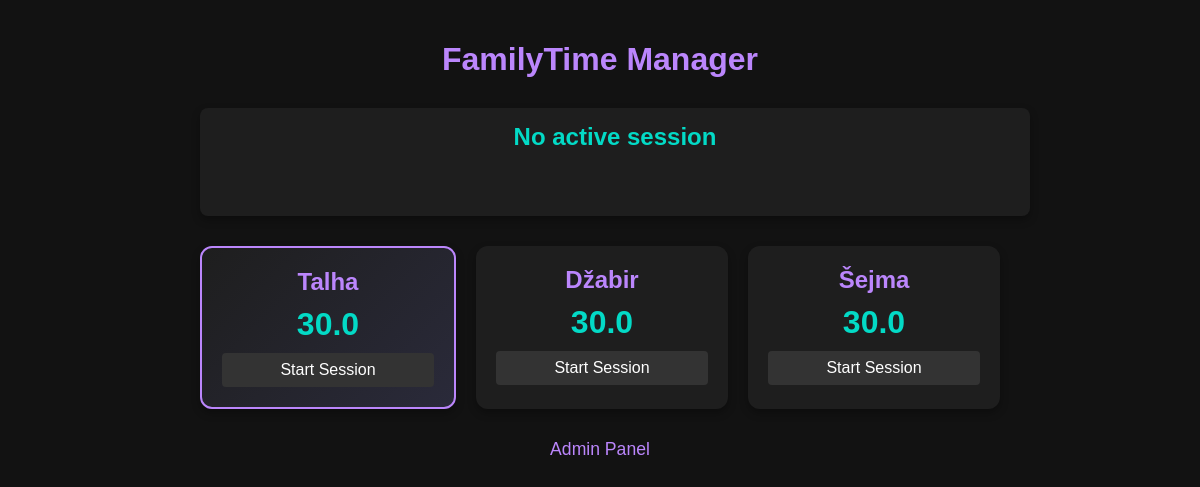
Before: / with the older database file.
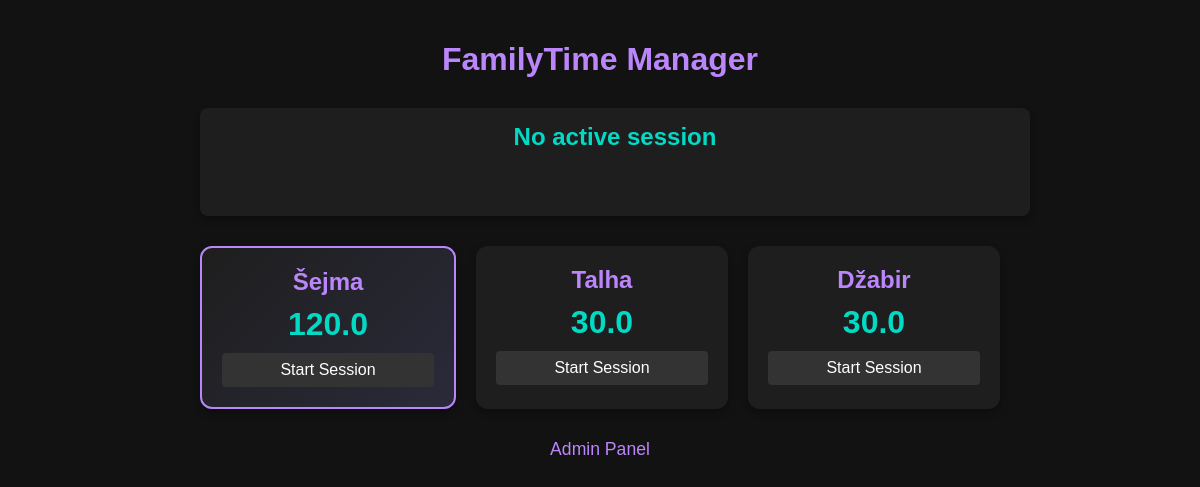
After: the same page with the newer database file.
### models.py (models this page shows, shortened)
class Kid(SQLModel, table=True):
    id: Optional[int] = Field(default=None, primary_key=True)
    name: str
    current_minutes: int = Field(default=0)  # Min: -5
    daily_bonus_used: int = Field(default=0)  # Max: 15 per day
    last_reset_date: str = Field(default="")  # Format: "YYYY-MM-DD"

### main.py (the view)
@app.get("/", response_class=HTMLResponse)
def read_root(request: Request, session: Session = Depends(get_session)):
    kids = session.exec(select(Kid)).all()
    for kid in kids:
        kid.reset_daily_bonus_if_needed()
    session.commit()
    all_logs = session.exec(select(LogEntry)).all()
    kid_points = {}
    for log in all_logs:
        if log.kid_id in kid_points:
            kid_points[log.kid_id] += log.minutes_changed
        else:
            kid_points[log.kid_id] = log.minutes_changed
    for kid in kids:
        if kid.id in kid_points:
            kid_points[kid.id] += kid.current_minutes
        else:
            kid_points[kid.id] = kid.current_minutes
    kid_point_pairs = [(kid, kid_points.get(kid.id, 0)) for kid in kids]
    sorted_kid_point_pairs = sorted(kid_point_pairs, key=lambda x: x[1], reverse=True)
    return templates.TemplateResponse("kids.html", {
        "request": request,
        "kids_with_points": sorted_kid_point_pairs
    })

### templates/kids.html (shortened to what this page needs)
<!DOCTYPE html>
<html>
<head>
</head>
<body>
    <div class="container">
        <h1>FamilyTime Manager</h1>
        <div class="active-session-info" id="active-session-info">
            <h2 id="session-status">No active session</h2>
            <div class="time-remaining" id="time-remaining"></div>
        </div>
        <div class="leaderboard">
            {% for kid, points in kids_with_points %}
            <div class="leaderboard-item" id="kid-{{ kid.id }}">
                <div class="kid-name">{{ kid.name }}</div>
                <div class="kid-points">{{ "%.1f"|format(points) }}</div>
                <button class="start-session-btn" id="start-session-{{ kid.id }}" style="display: none;" onclick="startSession({{ kid.id }})">Start Session</button>
            </div>
            {% endfor %}
        </div>
        <div class="admin-link">
            <p id="admin-info"><a href="/admin">Admin Panel</a></p>
        </div>
    </div>
</body>
</html>

### templates/kids.html (style rules this page uses)
body { background-color: #121212; color: #e0e0e0; font-family: Arial, sans-serif; margin: 0; padding: 20px; display: flex; flex-direction: column; align-items: center; }
.container { max-width: 800px; width: 100%; }
h1 { text-align: center; color: #bb86fc; margin-bottom: 30px; }
.active-session-info { background-color: #1e1e1e; border-radius: 8px; padding: 15px; margin: 10px 0 20px 0; width: 100%; text-align: center; box-shadow: 0 4px 8px rgba(0,0,0,0.3); }
.active-session-info h2 { margin: 0 0 10px 0; color: #03dac6; }
.time-remaining { font-size: 3em; font-weight: bold; color: #bb86fc; text-align: center; margin: 15px 0; padding: 10px; display: block; }
.leaderboard { display: flex; flex-wrap: wrap; justify-content: center; gap: 20px; margin: 30px 0; width: 100%; }
.leaderboard-item { background-color: #1e1e1e; border-radius: 12px; padding: 20px; text-align: center; min-width: 150px; flex: 1; box-shadow: 0 4px 8px rgba(0,0,0,0.3); transition: transform 0.2s; position: relative; }
.leaderboard-item:first-child { background: linear-gradient(135deg, #1e1e1e, #2a2a3a); border: 2px solid #bb86fc; }
.kid-name { font-size: 1.5em; font-weight: bold; color: #bb86fc; margin-bottom: 10px; }
.kid-points { font-size: 2em; font-weight: bold; color: #03dac6; margin-bottom: 10px; }
.start-session-btn { background-color: #333; color: white; border: none; padding: 8px 16px; border-radius: 4px; cursor: pointer; font-size: 1em; width: 100%; }
.admin-link { margin-top: 30px; text-align: center; width: 100%; }
.admin-link a { color: #bb86fc; text-decoration: none; font-size: 1.1em; }

Changed rows visible on the page:
changed Kid "Šejma": points "30.0" → "120.0"; moves up the list
